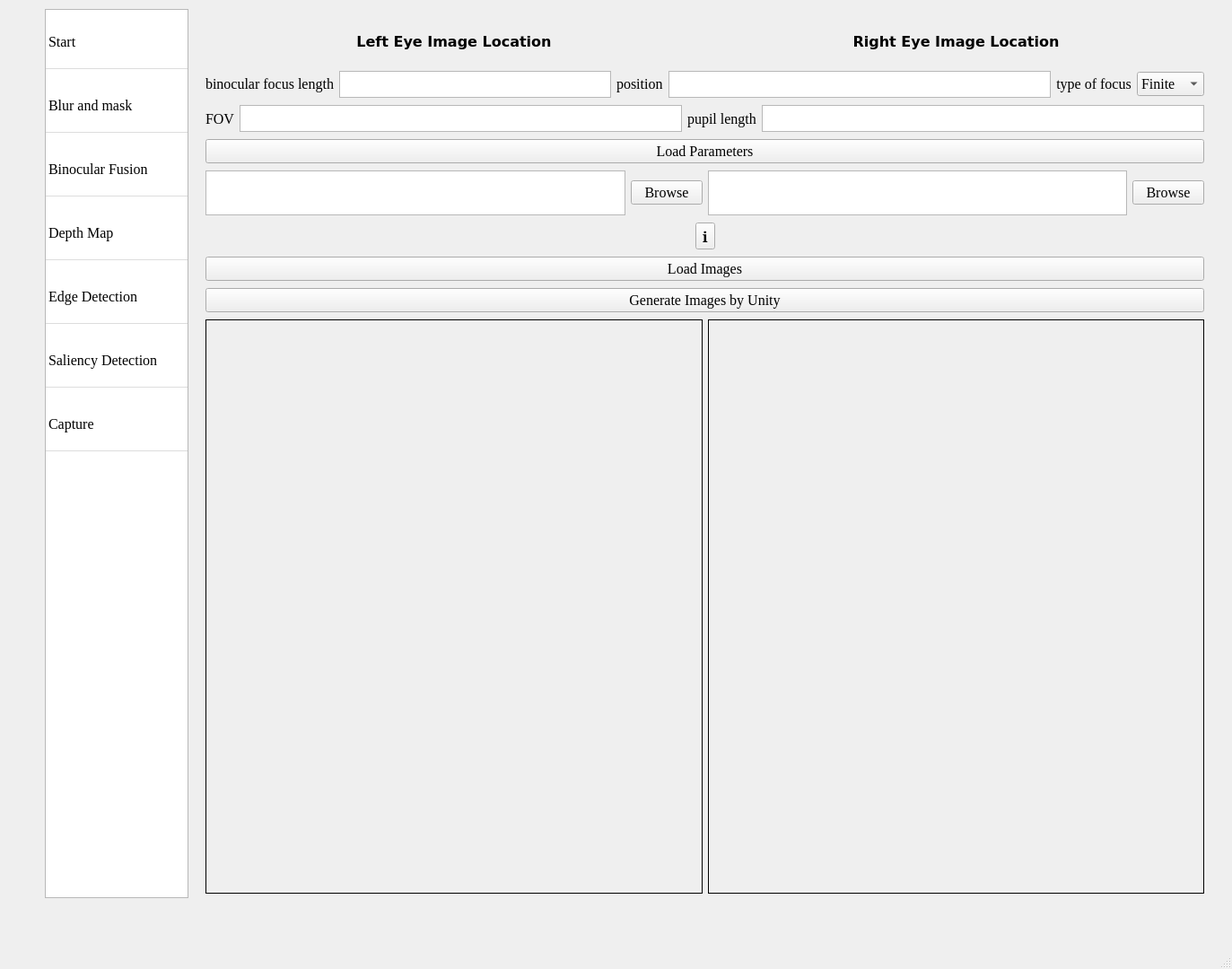
<?xml version="1.0" encoding="UTF-8"?>
<ui version="4.0">
 <class>MainWindow</class>
 <widget class="QMainWindow" name="MainWindow">
  <property name="windowModality">
   <enum>Qt::NonModal</enum>
  </property>
  <property name="enabled">
   <bool>true</bool>
  </property>
  <property name="geometry">
   <rect>
    <x>0</x>
    <y>0</y>
    <width>1373</width>
    <height>1080</height>
   </rect>
  </property>
  <property name="font">
   <font>
    <family>Times New Roman</family>
    <pointsize>12</pointsize>
   </font>
  </property>
  <property name="windowTitle">
   <string>HumanVisionSimulator</string>
  </property>
  <property name="styleSheet">
   <string notr="true">/* 让所有 QLabel 都支持鼠标选中文本 */
QLabel {
    qproperty-textInteractionFlags: TextSelectableByMouse;
}
/* 如果你也想让所有 QTextBrowser、QLineEdit 甚至 QPushButton 也可选（可按需加）： */
QWidget {
    /* TextSelectableByMouse = 0x10; TextSelectableByKeyboard = 0x20 */
    /* 你可以按位或，例如 TextSelectableByMouse|TextSelectableByKeyboard = 0x30 */
}
</string>
  </property>
  <widget class="QWidget" name="centralwidget">
   <widget class="QWidget" name="widget" native="true">
    <property name="geometry">
     <rect>
      <x>50</x>
      <y>10</y>
      <width>1301</width>
      <height>1011</height>
     </rect>
    </property>
    <widget class="QListWidget" name="listWidget">
     <property name="geometry">
      <rect>
       <x>0</x>
       <y>0</y>
       <width>160</width>
       <height>991</height>
      </rect>
     </property>
     <property name="styleSheet">
      <string notr="true">/* 增加行高和垂直间距 */
QListWidget::item {
    padding: 10px 0; /* 上下内边距 */
    margin: 5px 0;   /* 上下外边距 */
    border-bottom: 1px solid #ddd; /* 可选分隔线 */
}

/* 如果只需要增加行高 */
QListWidget::item {
    height: 40px; /* 固定行高 */
}</string>
     </property>
     <item>
      <property name="text">
       <string>Start</string>
      </property>
     </item>
     <item>
      <property name="text">
       <string>Blur and mask</string>
      </property>
     </item>
     <item>
      <property name="text">
       <string>Binocular Fusion</string>
      </property>
     </item>
     <item>
      <property name="text">
       <string>Depth Map</string>
      </property>
     </item>
     <item>
      <property name="text">
       <string>Edge Detection</string>
      </property>
     </item>
     <item>
      <property name="text">
       <string>Saliency Detection</string>
      </property>
     </item>
     <item>
      <property name="text">
       <string>Capture</string>
      </property>
     </item>
    </widget>
    <widget class="QStackedWidget" name="stackedWidget">
     <property name="geometry">
      <rect>
       <x>170</x>
       <y>0</y>
       <width>1131</width>
       <height>1001</height>
      </rect>
     </property>
     <property name="baseSize">
      <size>
       <width>400</width>
       <height>400</height>
      </size>
     </property>
     <property name="currentIndex">
      <number>0</number>
     </property>
     <widget class="QWidget" name="stackedWidgetPage1">
      <layout class="QVBoxLayout" name="verticalLayout">
       <item>
        <layout class="QHBoxLayout" name="horizontalLayout">
         <item>
          <widget class="QLabel" name="LeftLabel">
           <property name="maximumSize">
            <size>
             <width>16777215</width>
             <height>50</height>
            </size>
           </property>
           <property name="font">
            <font>
             <family>Verdana</family>
             <pointsize>12</pointsize>
             <weight>75</weight>
             <italic>false</italic>
             <bold>true</bold>
            </font>
           </property>
           <property name="text">
            <string>Left Eye Image Location</string>
           </property>
           <property name="textFormat">
            <enum>Qt::AutoText</enum>
           </property>
           <property name="alignment">
            <set>Qt::AlignCenter</set>
           </property>
           <property name="wordWrap">
            <bool>false</bool>
           </property>
          </widget>
         </item>
         <item>
          <widget class="QLabel" name="RightLabel">
           <property name="maximumSize">
            <size>
             <width>16777215</width>
             <height>50</height>
            </size>
           </property>
           <property name="font">
            <font>
             <family>Verdana</family>
             <pointsize>12</pointsize>
             <weight>75</weight>
             <italic>false</italic>
             <bold>true</bold>
            </font>
           </property>
           <property name="text">
            <string>Right Eye Image Location</string>
           </property>
           <property name="textFormat">
            <enum>Qt::AutoText</enum>
           </property>
           <property name="alignment">
            <set>Qt::AlignCenter</set>
           </property>
           <property name="wordWrap">
            <bool>false</bool>
           </property>
          </widget>
         </item>
        </layout>
       </item>
       <item>
        <layout class="QHBoxLayout" name="horizontalLayout_9">
         <item>
          <widget class="QLabel" name="label_focuslength">
           <property name="maximumSize">
            <size>
             <width>16777215</width>
             <height>25</height>
            </size>
           </property>
           <property name="text">
            <string>binocular focus length</string>
           </property>
          </widget>
         </item>
         <item>
          <widget class="QTextEdit" name="textEdit">
           <property name="maximumSize">
            <size>
             <width>303</width>
             <height>30</height>
            </size>
           </property>
          </widget>
         </item>
         <item>
          <widget class="QLabel" name="label_2">
           <property name="maximumSize">
            <size>
             <width>16777215</width>
             <height>25</height>
            </size>
           </property>
           <property name="text">
            <string>position</string>
           </property>
          </widget>
         </item>
         <item>
          <widget class="QTextEdit" name="textEdit_2">
           <property name="maximumSize">
            <size>
             <width>16777215</width>
             <height>30</height>
            </size>
           </property>
          </widget>
         </item>
         <item>
          <widget class="QLabel" name="label_focustype">
           <property name="maximumSize">
            <size>
             <width>16777215</width>
             <height>25</height>
            </size>
           </property>
           <property name="text">
            <string>type of focus</string>
           </property>
           <property name="alignment">
            <set>Qt::AlignCenter</set>
           </property>
          </widget>
         </item>
         <item>
          <widget class="QComboBox" name="comboBox_focus">
           <property name="currentIndex">
            <number>0</number>
           </property>
           <item>
            <property name="text">
             <string>Finite</string>
            </property>
           </item>
           <item>
            <property name="text">
             <string>Infinite</string>
            </property>
           </item>
          </widget>
         </item>
        </layout>
       </item>
       <item>
        <layout class="QHBoxLayout" name="horizontalLayout_10">
         <item>
          <widget class="QLabel" name="label_FOV">
           <property name="text">
            <string>FOV</string>
           </property>
          </widget>
         </item>
         <item>
          <widget class="QTextEdit" name="textEdit_3">
           <property name="maximumSize">
            <size>
             <width>16777215</width>
             <height>30</height>
            </size>
           </property>
          </widget>
         </item>
         <item>
          <widget class="QLabel" name="label_pupilLength">
           <property name="text">
            <string>pupil length</string>
           </property>
          </widget>
         </item>
         <item>
          <widget class="QTextEdit" name="textEdit_4">
           <property name="maximumSize">
            <size>
             <width>16777215</width>
             <height>30</height>
            </size>
           </property>
          </widget>
         </item>
        </layout>
       </item>
       <item>
        <widget class="QPushButton" name="pushButton_para">
         <property name="text">
          <string>Load Parameters</string>
         </property>
        </widget>
       </item>
       <item>
        <layout class="QHBoxLayout" name="horizontalLayout_3">
         <item>
          <widget class="QTextEdit" name="LeftText">
           <property name="sizePolicy">
            <sizepolicy hsizetype="Expanding" vsizetype="Fixed">
             <horstretch>0</horstretch>
             <verstretch>0</verstretch>
            </sizepolicy>
           </property>
           <property name="maximumSize">
            <size>
             <width>16777215</width>
             <height>50</height>
            </size>
           </property>
          </widget>
         </item>
         <item>
          <widget class="QPushButton" name="pushButton_left">
           <property name="text">
            <string>Browse</string>
           </property>
          </widget>
         </item>
         <item>
          <widget class="QTextEdit" name="RightText">
           <property name="maximumSize">
            <size>
             <width>16777215</width>
             <height>50</height>
            </size>
           </property>
          </widget>
         </item>
         <item>
          <widget class="QPushButton" name="pushButton_right">
           <property name="text">
            <string>Browse</string>
           </property>
          </widget>
         </item>
        </layout>
       </item>
       <item>
        <layout class="QHBoxLayout" name="horizontalLayout_11">
         <item>
          <spacer name="horizontalSpacer_2">
           <property name="orientation">
            <enum>Qt::Horizontal</enum>
           </property>
           <property name="sizeHint" stdset="0">
            <size>
             <width>40</width>
             <height>20</height>
            </size>
           </property>
          </spacer>
         </item>
         <item>
          <widget class="QToolButton" name="toolButton_2">
           <property name="toolTip">
            <string>&lt;html&gt;&lt;head/&gt;&lt;body&gt;&lt;p&gt;Enter the images captured from the left and right eye perspectives above and click &amp;quot;Load Images&amp;quot;, or generate images in Unity using the &amp;quot;Generate Images by Unity&amp;quot; option.&lt;/p&gt;&lt;/body&gt;&lt;/html&gt;</string>
           </property>
           <property name="text">
            <string>ℹ</string>
           </property>
          </widget>
         </item>
         <item>
          <spacer name="horizontalSpacer">
           <property name="orientation">
            <enum>Qt::Horizontal</enum>
           </property>
           <property name="sizeHint" stdset="0">
            <size>
             <width>40</width>
             <height>20</height>
            </size>
           </property>
          </spacer>
         </item>
        </layout>
       </item>
       <item>
        <widget class="QPushButton" name="pushButton_init">
         <property name="text">
          <string>Load Images</string>
         </property>
        </widget>
       </item>
       <item>
        <widget class="QPushButton" name="pushButton_generate">
         <property name="text">
          <string>Generate Images by Unity</string>
         </property>
        </widget>
       </item>
       <item>
        <layout class="QHBoxLayout" name="horizontalLayout_5">
         <item>
          <widget class="QLabel" name="LeftImage">
           <property name="maximumSize">
            <size>
             <width>640</width>
             <height>640</height>
            </size>
           </property>
           <property name="frameShape">
            <enum>QFrame::Box</enum>
           </property>
           <property name="text">
            <string/>
           </property>
           <property name="alignment">
            <set>Qt::AlignCenter</set>
           </property>
          </widget>
         </item>
         <item>
          <widget class="QLabel" name="RightImage">
           <property name="maximumSize">
            <size>
             <width>640</width>
             <height>640</height>
            </size>
           </property>
           <property name="frameShape">
            <enum>QFrame::Box</enum>
           </property>
           <property name="text">
            <string/>
           </property>
           <property name="alignment">
            <set>Qt::AlignCenter</set>
           </property>
          </widget>
         </item>
        </layout>
       </item>
      </layout>
     </widget>
     <widget class="QWidget" name="stackedWidgetPage2">
      <widget class="QLabel" name="Retina_info_2">
       <property name="geometry">
        <rect>
         <x>470</x>
         <y>580</y>
         <width>301</width>
         <height>81</height>
        </rect>
       </property>
       <property name="text">
        <string/>
       </property>
      </widget>
      <widget class="QLabel" name="Retina_info_1">
       <property name="geometry">
        <rect>
         <x>460</x>
         <y>380</y>
         <width>301</width>
         <height>81</height>
        </rect>
       </property>
       <property name="text">
        <string/>
       </property>
      </widget>
      <widget class="QTabWidget" name="tabWidget">
       <property name="geometry">
        <rect>
         <x>0</x>
         <y>0</y>
         <width>1161</width>
         <height>991</height>
        </rect>
       </property>
       <property name="mouseTracking">
        <bool>true</bool>
       </property>
       <property name="toolTip">
        <string notr="true" comment="2" extracomment="3">&lt;html&gt;&lt;head/&gt;&lt;body&gt;&lt;p&gt;&lt;span style=&quot; font-family:'-apple-system','BlinkMacSystemFont','Segoe WPC','Segoe UI','system-ui','Ubuntu','Droid Sans','sans-serif'; font-size:14px; color:#000000;&quot;&gt;Apply blur to the images and mask them with binocular vision limitations.&lt;/span&gt;&lt;/p&gt;&lt;/body&gt;&lt;/html&gt;</string>
       </property>
       <property name="toolTipDuration">
        <number>1</number>
       </property>
       <property name="statusTip">
        <string comment="5" extracomment="6">4</string>
       </property>
       <property name="currentIndex">
        <number>0</number>
       </property>
       <widget class="QWidget" name="tab">
        <attribute name="title">
         <string>2D</string>
        </attribute>
        <widget class="QPushButton" name="F1">
         <property name="geometry">
          <rect>
           <x>0</x>
           <y>10</y>
           <width>1111</width>
           <height>28</height>
          </rect>
         </property>
         <property name="text">
          <string>Generate</string>
         </property>
        </widget>
        <widget class="QLabel" name="ImageF1_R">
         <property name="geometry">
          <rect>
           <x>660</x>
           <y>240</y>
           <width>400</width>
           <height>400</height>
          </rect>
         </property>
         <property name="frameShape">
          <enum>QFrame::Box</enum>
         </property>
         <property name="text">
          <string/>
         </property>
         <property name="alignment">
          <set>Qt::AlignCenter</set>
         </property>
        </widget>
        <widget class="QLabel" name="ImageF1_L">
         <property name="geometry">
          <rect>
           <x>30</x>
           <y>240</y>
           <width>400</width>
           <height>400</height>
          </rect>
         </property>
         <property name="frameShape">
          <enum>QFrame::Box</enum>
         </property>
         <property name="text">
          <string/>
         </property>
         <property name="alignment">
          <set>Qt::AlignCenter</set>
         </property>
        </widget>
        <widget class="QToolButton" name="toolButton_4">
         <property name="geometry">
          <rect>
           <x>550</x>
           <y>100</y>
           <width>30</width>
           <height>30</height>
          </rect>
         </property>
         <property name="toolTip">
          <string>&lt;html&gt;&lt;head/&gt;&lt;body&gt;&lt;p&gt;Apply blur to the images and mask them with binocular vision limitations.&lt;/p&gt;&lt;/body&gt;&lt;/html&gt;</string>
         </property>
         <property name="text">
          <string>ℹ</string>
         </property>
        </widget>
       </widget>
       <widget class="QWidget" name="tab_2">
        <attribute name="title">
         <string>3D</string>
        </attribute>
        <widget class="QPushButton" name="show_fig_in_retina_button">
         <property name="geometry">
          <rect>
           <x>10</x>
           <y>250</y>
           <width>1101</width>
           <height>28</height>
          </rect>
         </property>
         <property name="text">
          <string>In Retina</string>
         </property>
        </widget>
        <widget class="QWidget" name="vtkWidgetleft" native="true">
         <property name="geometry">
          <rect>
           <x>10</x>
           <y>310</y>
           <width>491</width>
           <height>441</height>
          </rect>
         </property>
        </widget>
        <widget class="QWidget" name="widget_2" native="true">
         <property name="geometry">
          <rect>
           <x>170</x>
           <y>40</y>
           <width>781</width>
           <height>151</height>
          </rect>
         </property>
         <widget class="QLabel" name="label_3">
          <property name="geometry">
           <rect>
            <x>80</x>
            <y>10</y>
            <width>301</width>
            <height>41</height>
           </rect>
          </property>
          <property name="text">
           <string>Current half axial radius ratio</string>
          </property>
         </widget>
         <widget class="QTextEdit" name="axis_ocuil_input">
          <property name="geometry">
           <rect>
            <x>400</x>
            <y>10</y>
            <width>131</width>
            <height>41</height>
           </rect>
          </property>
         </widget>
         <widget class="QPushButton" name="input_axis_ocuil">
          <property name="geometry">
           <rect>
            <x>570</x>
            <y>20</y>
            <width>93</width>
            <height>28</height>
           </rect>
          </property>
          <property name="text">
           <string>Input</string>
          </property>
         </widget>
         <widget class="QToolButton" name="toolButton_3">
          <property name="geometry">
           <rect>
            <x>370</x>
            <y>90</y>
            <width>30</width>
            <height>30</height>
           </rect>
          </property>
          <property name="toolTip">
           <string>&lt;html&gt;&lt;head/&gt;&lt;body&gt;&lt;p&gt;Enter it above to view the retinal projection in 'In Retina' below.&lt;/p&gt;&lt;/body&gt;&lt;/html&gt;</string>
          </property>
          <property name="text">
           <string>ℹ</string>
          </property>
         </widget>
        </widget>
        <widget class="QWidget" name="vtkWidgetright" native="true">
         <property name="geometry">
          <rect>
           <x>600</x>
           <y>310</y>
           <width>491</width>
           <height>441</height>
          </rect>
         </property>
        </widget>
        <zorder>widget_2</zorder>
        <zorder>show_fig_in_retina_button</zorder>
        <zorder>vtkWidgetleft</zorder>
        <zorder>vtkWidgetright</zorder>
       </widget>
      </widget>
     </widget>
     <widget class="QWidget" name="stackedWidgetPage3">
      <layout class="QVBoxLayout" name="verticalLayout_4">
       <item>
        <widget class="QPushButton" name="F2">
         <property name="text">
          <string>Generate</string>
         </property>
        </widget>
       </item>
       <item>
        <layout class="QHBoxLayout" name="horizontalLayout_4">
         <item>
          <widget class="QLabel" name="ImageF2_L">
           <property name="frameShape">
            <enum>QFrame::Panel</enum>
           </property>
           <property name="frameShadow">
            <enum>QFrame::Plain</enum>
           </property>
           <property name="text">
            <string/>
           </property>
           <property name="alignment">
            <set>Qt::AlignCenter</set>
           </property>
          </widget>
         </item>
         <item>
          <widget class="QLabel" name="ImageF2_R">
           <property name="frameShape">
            <enum>QFrame::Box</enum>
           </property>
           <property name="text">
            <string/>
           </property>
           <property name="alignment">
            <set>Qt::AlignCenter</set>
           </property>
          </widget>
         </item>
        </layout>
       </item>
       <item>
        <widget class="QLabel" name="label">
         <property name="maximumSize">
          <size>
           <width>16777215</width>
           <height>30</height>
          </size>
         </property>
         <property name="frameShape">
          <enum>QFrame::Panel</enum>
         </property>
         <property name="frameShadow">
          <enum>QFrame::Sunken</enum>
         </property>
         <property name="text">
          <string>Binocular Fusion Result</string>
         </property>
         <property name="alignment">
          <set>Qt::AlignCenter</set>
         </property>
        </widget>
       </item>
       <item alignment="Qt::AlignHCenter">
        <widget class="QLabel" name="ImageF2">
         <property name="enabled">
          <bool>true</bool>
         </property>
         <property name="minimumSize">
          <size>
           <width>400</width>
           <height>50</height>
          </size>
         </property>
         <property name="frameShape">
          <enum>QFrame::Box</enum>
         </property>
         <property name="text">
          <string/>
         </property>
         <property name="alignment">
          <set>Qt::AlignCenter</set>
         </property>
        </widget>
       </item>
      </layout>
     </widget>
     <widget class="QWidget" name="stackedWidgetPage4">
      <layout class="QVBoxLayout" name="verticalLayout_5">
       <item>
        <widget class="QPushButton" name="F3">
         <property name="text">
          <string>Generate</string>
         </property>
        </widget>
       </item>
       <item>
        <widget class="QLabel" name="ImageF3">
         <property name="frameShape">
          <enum>QFrame::Box</enum>
         </property>
         <property name="text">
          <string/>
         </property>
         <property name="alignment">
          <set>Qt::AlignCenter</set>
         </property>
        </widget>
       </item>
      </layout>
     </widget>
     <widget class="QWidget" name="stackedWidgetPage5">
      <layout class="QVBoxLayout" name="verticalLayout_6">
       <item>
        <widget class="QPushButton" name="F4">
         <property name="text">
          <string>Generate</string>
         </property>
        </widget>
       </item>
       <item>
        <layout class="QHBoxLayout" name="horizontalLayout_6">
         <item>
          <widget class="QLabel" name="ImageF4_L">
           <property name="frameShape">
            <enum>QFrame::Box</enum>
           </property>
           <property name="text">
            <string/>
           </property>
           <property name="alignment">
            <set>Qt::AlignCenter</set>
           </property>
          </widget>
         </item>
        </layout>
       </item>
      </layout>
     </widget>
     <widget class="QWidget" name="stackedWidgetPage6">
      <layout class="QVBoxLayout" name="verticalLayout_7">
       <item>
        <widget class="QPushButton" name="F5">
         <property name="text">
          <string>Generate</string>
         </property>
        </widget>
       </item>
       <item>
        <layout class="QHBoxLayout" name="horizontalLayout_7">
         <item>
          <widget class="QLabel" name="ImageF5_L">
           <property name="frameShape">
            <enum>QFrame::Box</enum>
           </property>
           <property name="text">
            <string/>
           </property>
           <property name="alignment">
            <set>Qt::AlignCenter</set>
           </property>
          </widget>
         </item>
        </layout>
       </item>
      </layout>
     </widget>
     <widget class="QWidget" name="page">
      <widget class="QPushButton" name="pushButtontry">
       <property name="geometry">
        <rect>
         <x>110</x>
         <y>120</y>
         <width>401</width>
         <height>61</height>
        </rect>
       </property>
       <property name="text">
        <string>show</string>
       </property>
      </widget>
      <widget class="QPushButton" name="pushButtontry_2">
       <property name="geometry">
        <rect>
         <x>580</x>
         <y>120</y>
         <width>401</width>
         <height>61</height>
        </rect>
       </property>
       <property name="text">
        <string>endshow</string>
       </property>
      </widget>
      <widget class="QLabel" name="left_eye_label">
       <property name="geometry">
        <rect>
         <x>100</x>
         <y>480</y>
         <width>224</width>
         <height>224</height>
        </rect>
       </property>
       <property name="frameShape">
        <enum>QFrame::Box</enum>
       </property>
       <property name="text">
        <string/>
       </property>
       <property name="alignment">
        <set>Qt::AlignCenter</set>
       </property>
      </widget>
      <widget class="QLabel" name="right_eye_label">
       <property name="geometry">
        <rect>
         <x>700</x>
         <y>480</y>
         <width>224</width>
         <height>224</height>
        </rect>
       </property>
       <property name="frameShape">
        <enum>QFrame::Box</enum>
       </property>
       <property name="text">
        <string/>
       </property>
       <property name="alignment">
        <set>Qt::AlignCenter</set>
       </property>
      </widget>
      <widget class="QLabel" name="fusion_eye_label">
       <property name="geometry">
        <rect>
         <x>400</x>
         <y>480</y>
         <width>224</width>
         <height>224</height>
        </rect>
       </property>
       <property name="frameShape">
        <enum>QFrame::Box</enum>
       </property>
       <property name="text">
        <string/>
       </property>
       <property name="alignment">
        <set>Qt::AlignCenter</set>
       </property>
      </widget>
      <widget class="QLabel" name="real_label">
       <property name="geometry">
        <rect>
         <x>400</x>
         <y>210</y>
         <width>224</width>
         <height>224</height>
        </rect>
       </property>
       <property name="frameShape">
        <enum>QFrame::Box</enum>
       </property>
       <property name="text">
        <string/>
       </property>
       <property name="alignment">
        <set>Qt::AlignCenter</set>
       </property>
      </widget>
     </widget>
    </widget>
   </widget>
  </widget>
  <widget class="QMenuBar" name="menubar">
   <property name="geometry">
    <rect>
     <x>0</x>
     <y>0</y>
     <width>1373</width>
     <height>26</height>
    </rect>
   </property>
  </widget>
  <widget class="QStatusBar" name="statusbar"/>
 </widget>
 <resources/>
 <connections>
  <connection>
   <sender>listWidget</sender>
   <signal>currentRowChanged(int)</signal>
   <receiver>stackedWidget</receiver>
   <slot>setCurrentIndex(int)</slot>
   <hints>
    <hint type="sourcelabel">
     <x>95</x>
     <y>58</y>
    </hint>
    <hint type="destinationlabel">
     <x>919</x>
     <y>76</y>
    </hint>
   </hints>
  </connection>
 </connections>
</ui>
